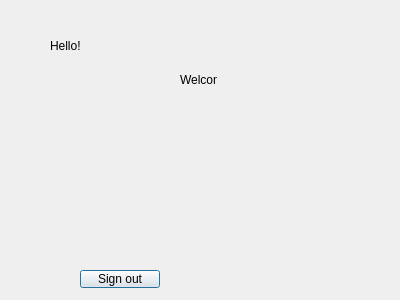
<?xml version="1.0" encoding="UTF-8"?>
<ui version="4.0">
 <class>WelcomeWindow</class>
 <widget class="QDialog" name="WelcomeWindow">
  <property name="geometry">
   <rect>
    <x>0</x>
    <y>0</y>
    <width>400</width>
    <height>300</height>
   </rect>
  </property>
  <property name="windowTitle">
   <string>Dialog</string>
  </property>
  <widget class="QLabel" name="Hello_label">
   <property name="geometry">
    <rect>
     <x>50</x>
     <y>40</y>
     <width>37</width>
     <height>12</height>
    </rect>
   </property>
   <property name="text">
    <string>Hello!</string>
   </property>
  </widget>
  <widget class="QLabel" name="Welcome_label">
   <property name="geometry">
    <rect>
     <x>180</x>
     <y>70</y>
     <width>37</width>
     <height>20</height>
    </rect>
   </property>
   <property name="minimumSize">
    <size>
     <width>0</width>
     <height>0</height>
    </size>
   </property>
   <property name="text">
    <string>Welcome!</string>
   </property>
  </widget>
  <widget class="QLabel" name="WelcomePic_label">
   <property name="geometry">
    <rect>
     <x>170</x>
     <y>140</y>
     <width>37</width>
     <height>12</height>
    </rect>
   </property>
   <property name="text">
    <string/>
   </property>
  </widget>
  <widget class="QPushButton" name="Signout_Button">
   <property name="geometry">
    <rect>
     <x>80</x>
     <y>270</y>
     <width>80</width>
     <height>18</height>
    </rect>
   </property>
   <property name="text">
    <string>Sign out</string>
   </property>
  </widget>
 </widget>
 <resources/>
 <connections/>
</ui>
